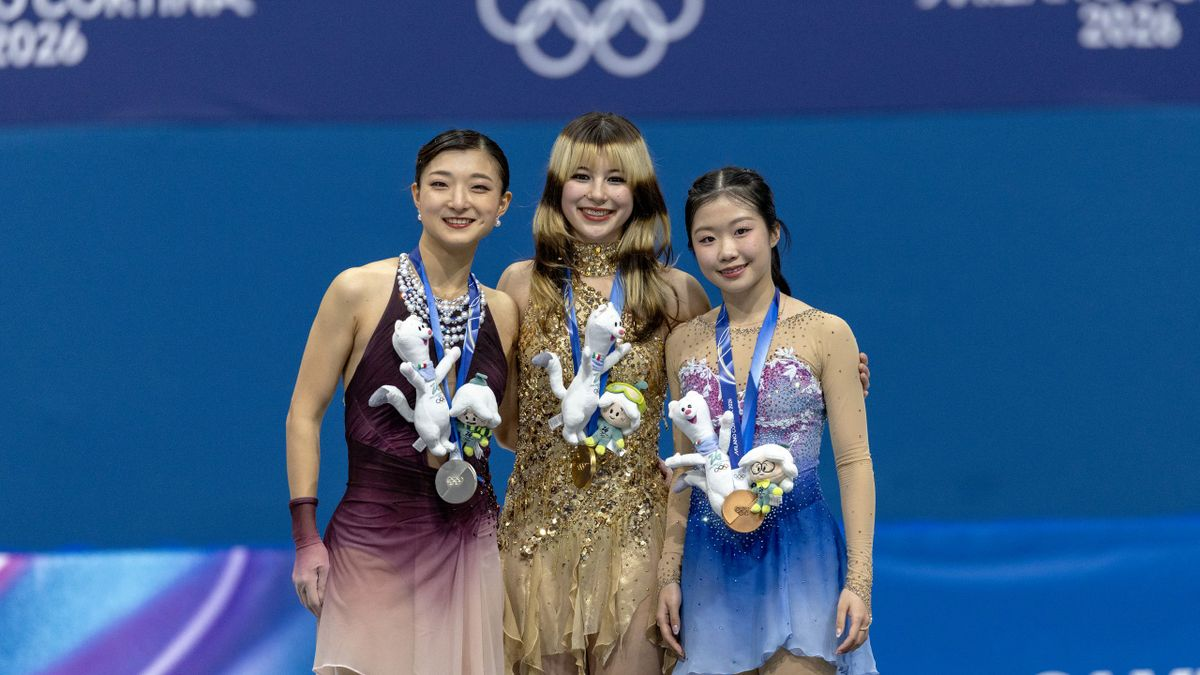
#> input picture Input/yuz.jpeg, 1200 x 675 px, found by its file name
$ python main.py
#> lines starting #> are read from the running program, lines starting #| are printed output that depends on the picture; after the words box and inside, x2 and y2 are one past the last pixel; in counts of white or black regions, pixels touching at a corner belong together
import cv2

face_cascade = cv2.CascadeClassifier(cv2.data.haarcascades + 'haarcascade_frontalface_default.xml')

img = cv2.imread('yuz.jpeg')
#> img is the input picture: shape (675, 1200, 3); mean B, G, R 131.3, 91.6, 59.2
gray = cv2.cvtColor(img, cv2.COLOR_BGR2GRAY)
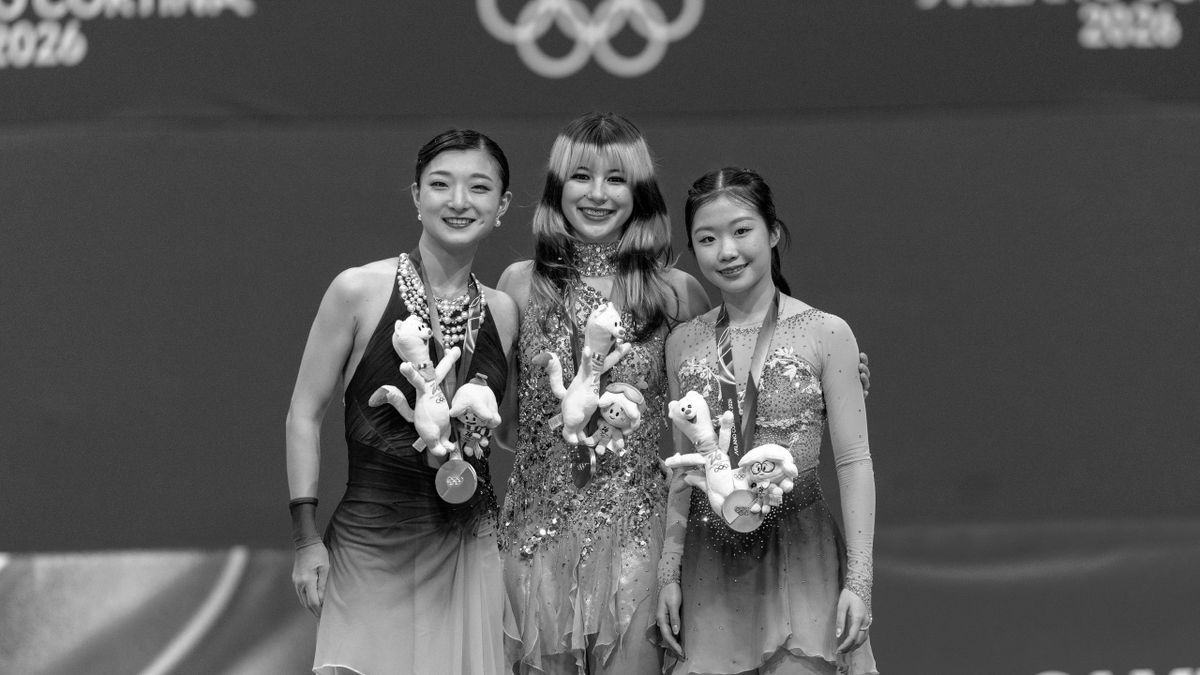
#> gray: shape (675, 1200); min 0, max 255, mean 86.4

faces = face_cascade.detectMultiScale(gray, 1.1, 4)
#> faces = [[408, 145, 102, 102], [681, 196, 97, 97], [551, 141, 95, 95]]

for (x, y, w, h) in faces:
    cv2.rectangle(img, (x, y), (x+w, y+h), (255, 0, 255), 2)
#> this loop made 3 passes
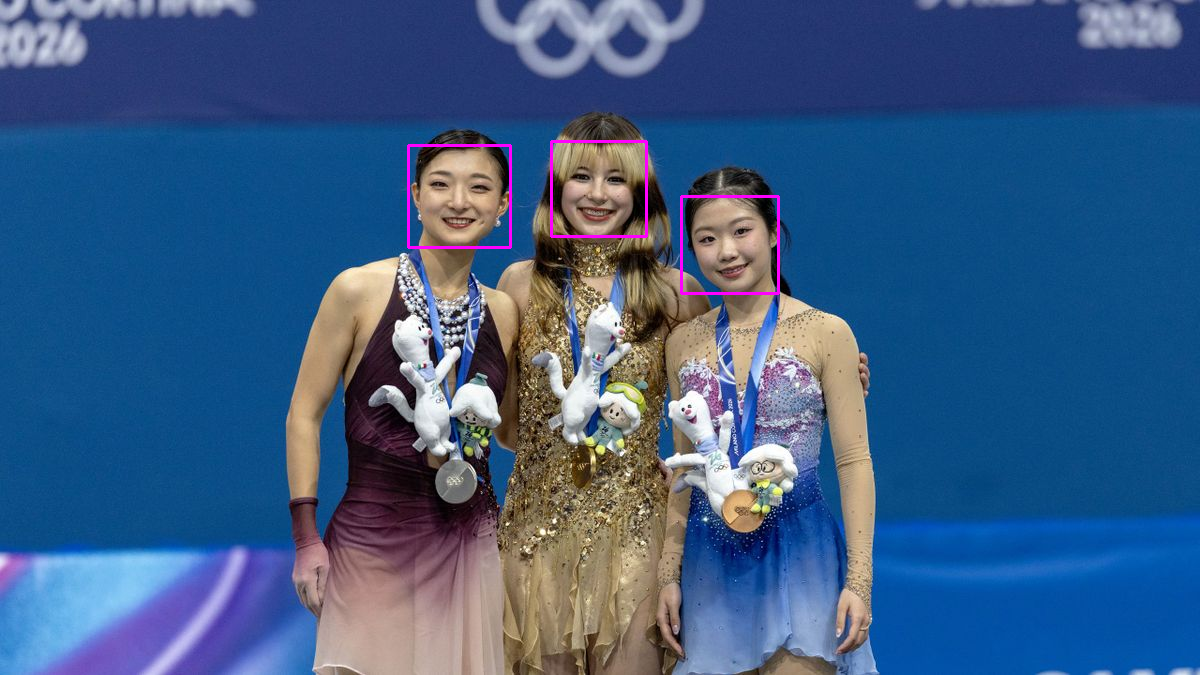
#> img: shape (675, 1200, 3); 0.43% of pixels changed, all inside (x1, y1, x2, y2) = (407, 140, 780, 295)

cv2.imshow('Yuz Algilama', img)
cv2.imwrite('sonuc.jpg')
cv2.waitKey(0)
